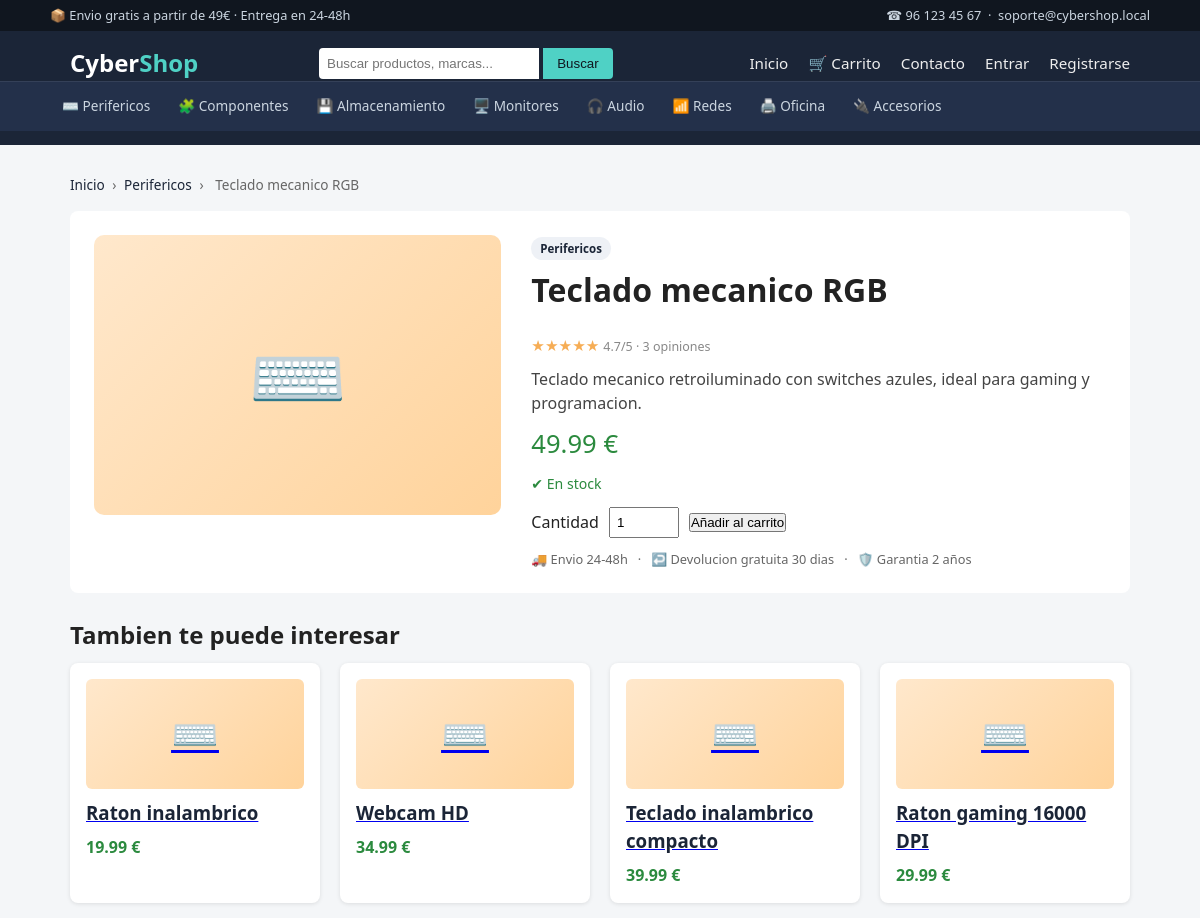
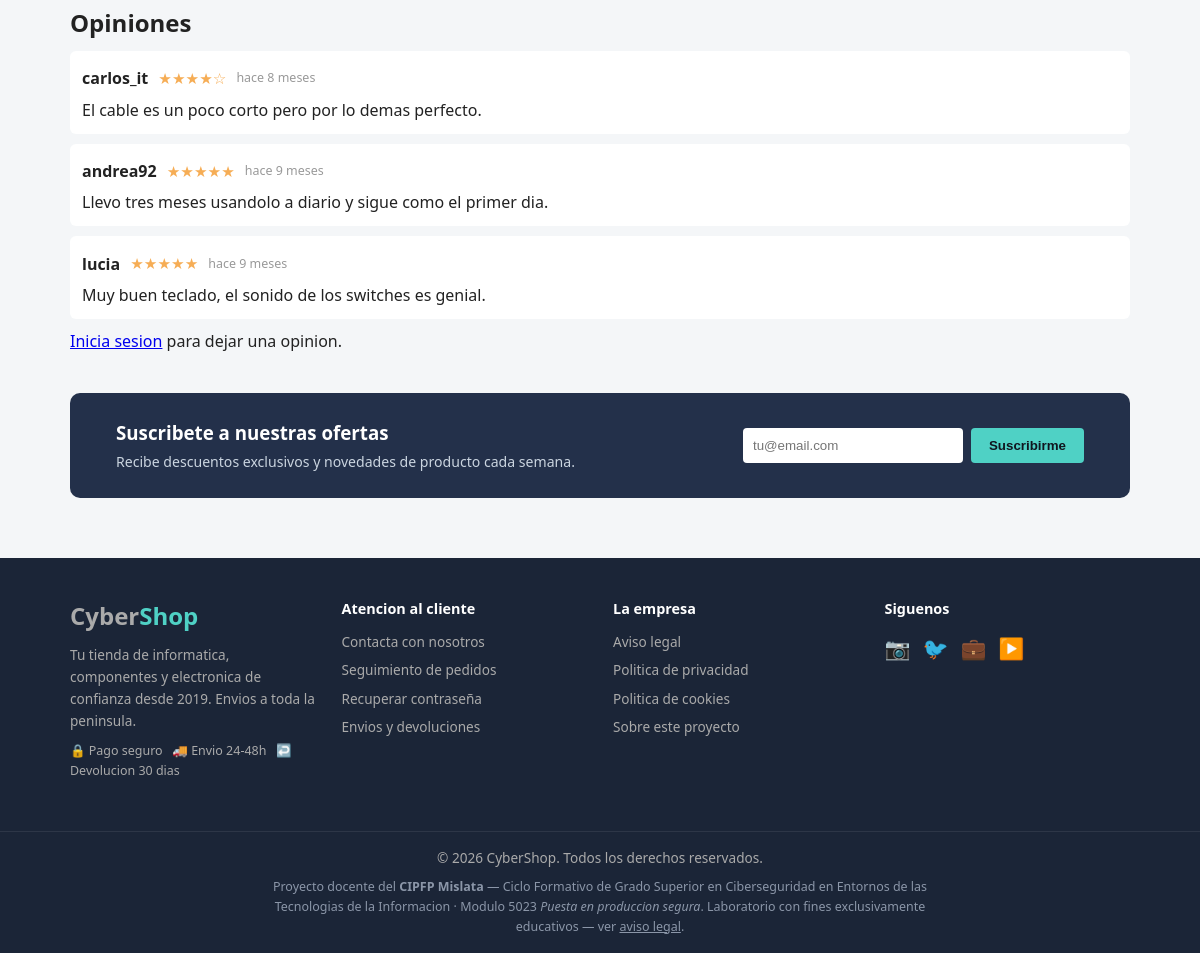
Screenshot of /product.php?id=1 with the database file from the repository (2 pictures, top to bottom).
### tables this page shows
CREATE TABLE IF NOT EXISTS products (
  id INT AUTO_INCREMENT PRIMARY KEY,
  name VARCHAR(150) NOT NULL,
  description TEXT,
  price DECIMAL(10,2) NOT NULL,
  image VARCHAR(255),
  stock INT DEFAULT 100
);

CREATE TABLE IF NOT EXISTS reviews (
  id INT AUTO_INCREMENT PRIMARY KEY,
  product_id INT NOT NULL,
  user_id INT NOT NULL,
  comment TEXT,
  rating INT,
  created_at TIMESTAMP DEFAULT CURRENT_TIMESTAMP
);

CREATE TABLE IF NOT EXISTS users (
  id INT AUTO_INCREMENT PRIMARY KEY,
  username VARCHAR(50) UNIQUE NOT NULL,
  email VARCHAR(100) NOT NULL,
  password VARCHAR(255) NOT NULL,
  bio TEXT,
  credit_card VARCHAR(30),
  is_admin TINYINT(1) DEFAULT 0,
  created_at TIMESTAMP DEFAULT CURRENT_TIMESTAMP
);

### src/includes/auth.php (called while the page is built, shortened)
<?php
function isLoggedIn() {
    return isset($_SESSION['user_id']);
}

### src/includes/catalog.php (called while the page is built, shortened)
<?php
function catalogCategories() {
    return [
        'perifericos'    => ['label' => 'Perifericos',    'icon' => '⌨️'],
        'componentes'    => ['label' => 'Componentes',    'icon' => '🧩'],
        'almacenamiento' => ['label' => 'Almacenamiento', 'icon' => '💾'],
        'monitores'      => ['label' => 'Monitores',      'icon' => '🖥️'],
        'audio'          => ['label' => 'Audio',          'icon' => '🎧'],
        'redes'          => ['label' => 'Redes',           'icon' => '📶'],
        'oficina'        => ['label' => 'Oficina',        'icon' => '🖨️'],
        'accesorios'     => ['label' => 'Accesorios',     'icon' => '🔌'],
    ];
}
function catalogCategoryFor($productName) {
    $name = strtolower((string) $productName);
    $map = [
        'teclado' => 'perifericos', 'raton' => 'perifericos', 'ratón' => 'perifericos',
        'alfombrilla' => 'perifericos', 'webcam' => 'perifericos', 'mando' => 'perifericos',
        'auricular' => 'audio', 'casco' => 'audio', 'altavoz' => 'audio', 'altavoces' => 'audio',
        'barra de sonido' => 'audio', 'microfono' => 'audio', 'micrófono' => 'audio',
        'monitor' => 'monitores',
        'ssd' => 'almacenamiento', 'disco' => 'almacenamiento', 'nvme' => 'almacenamiento',
        'hdd' => 'almacenamiento', 'memoria usb' => 'almacenamiento', 'pendrive' => 'almacenamiento',
        'ram' => 'componentes', 'memoria ram' => 'componentes', 'grafica' => 'componentes',
        'gráfica' => 'componentes', 'procesador' => 'componentes', 'placa base' => 'componentes',
        'fuente de alimentacion' => 'componentes', 'fuente de alimentación' => 'componentes',
        'ventilador' => 'componentes', 'refrigeracion' => 'componentes', 'refrigeración' => 'componentes',
        'caja' => 'componentes',
        'router' => 'redes', 'switch' => 'redes', 'repetidor' => 'redes', 'wifi' => 'redes',
        'adaptador de red' => 'redes', 'powerline' => 'redes', 'tarjeta de red' => 'redes',
        'impresora' => 'oficina', 'escaner' => 'oficina', 'escáner' => 'oficina',
        'silla' => 'oficina', 'mesa' => 'oficina', 'lampara' => 'oficina', 'lámpara' => 'oficina',
        'hub' => 'accesorios', 'funda' => 'accesorios', 'mochila' => 'accesorios',
        'soporte' => 'accesorios', 'cable' => 'accesorios', 'adaptador' => 'accesorios',
        'cargador' => 'accesorios', 'bateria externa' => 'accesorios', 'batería externa' => 'accesorios',
    ];
    foreach ($map as $keyword => $cat) {
        if (strpos($name, $keyword) !== false) {
            return $cat;
        }
    }
    return 'accesorios';
}
function catalogCategoryLabel($productName) {
    $cats = catalogCategories();
    $key = catalogCategoryFor($productName);
    return $cats[$key]['label'] ?? 'Accesorios';
}
function catalogCategoryIcon($productName) {
    $cats = catalogCategories();
    $key = catalogCategoryFor($productName);
    return $cats[$key]['icon'] ?? '📦';
}
function catalogStars($avg) {
    $avg = (float) $avg;
    $full = (int) round($avg);
    $full = max(0, min(5, $full));
    return str_repeat('★', $full) . str_repeat('☆', 5 - $full);
}
function catalogRatingsMap($conn) {
    $ratings = [];
    $res = $conn->query("SELECT product_id, AVG(rating) AS avg_r, COUNT(*) AS n FROM reviews GROUP BY product_id");
    if ($res) {
        while ($row = $res->fetch_assoc()) {
            $ratings[$row['product_id']] = $row;
        }
    }
    return $ratings;
}
function catalogTimeAgo($datetime) {
    $ts = strtotime((string) $datetime);
    $diff = time() - $ts;
    $days = floor($diff / 86400);
    if ($days < 365) {
        return 'hace ' . floor($days / 30) . ' meses';
    }
    return 'hace ' . floor($days / 365) . ' anios';
}

### src/product.php (the view, shortened to what this page needs)
<?php
require_once __DIR__ . '/includes/auth.php';
require_once __DIR__ . '/includes/catalog.php';
$conn = getDbConnection();
$id = $_GET['id'] ?? 0;
$product = $conn->query("SELECT * FROM products WHERE id = " . intval($id))->fetch_assoc();
$reviews = $conn->query("SELECT r.*, u.username FROM reviews r JOIN users u ON r.user_id = u.id WHERE product_id = " . intval($id) . " ORDER BY r.id DESC");
$ratingSummary = null;
$relatedProducts = [];
if ($product) {
    $ratings = catalogRatingsMap($conn);
    $ratingSummary = $ratings[$product['id']] ?? null;
    $catKey = catalogCategoryFor($product['name']);
    $allProducts = $conn->query("SELECT * FROM products");
    if ($allProducts) {
        while ($p = $allProducts->fetch_assoc()) {
            if ((int) $p['id'] !== (int) $product['id'] && catalogCategoryFor($p['name']) === $catKey) {
                $relatedProducts[] = $p;
            }
        }
    }
    $relatedProducts = array_slice($relatedProducts, 0, 4);
    $breadcrumb = [
        catalogCategoryLabel($product['name']) => '/index.php?cat=' . $catKey,
        $product['name'],
    ];
}
require __DIR__ . '/includes/header.php';
?>
<?php if (!$product): ?>
    <p class="alert alert-error">Producto no encontrado.</p>
<?php else: ?>
<div class="product-detail">
    <div class="product-detail-media">
        <div class="product-thumb-large cat-<?php echo catalogCategoryFor($product['name']); ?>">
            <span><?php echo catalogCategoryIcon($product['name']); ?></span>
        </div>
    </div>
    <div class="product-detail-info">
        <span class="badge-category"><?php echo catalogCategoryLabel($product['name']); ?></span>
        <h1><?php echo $product['name']; ?></h1>
        <?php if ($ratingSummary): ?>
            <p class="stars"><?php echo catalogStars($ratingSummary['avg_r']); ?>
                <span class="rating-count"><?php echo number_format((float) $ratingSummary['avg_r'], 1); ?>/5 · <?php echo (int) $ratingSummary['n']; ?> opiniones</span></p>
        <?php else: ?>
            <p class="rating-count">Todavia sin opiniones</p>
        <?php endif; ?>
        <p class="product-description"><?php echo $product['description']; ?></p>
        <p class="price"><?php echo number_format((float) $product['price'], 2); ?> &euro;</p>
        <?php if (isset($product['stock']) && $product['stock'] > 0): ?>
            <p class="stock-info <?php echo $product['stock'] < 15 ? 'stock-low' : ''; ?>">
                <?php echo $product['stock'] < 15 ? '⚠ Quedan solo ' . $product['stock'] . ' unidades' : '✔ En stock'; ?>
            </p>
        <?php else: ?>
            <p class="stock-info stock-low">✘ Sin stock disponible</p>
        <?php endif; ?>
        <form action="/add_to_cart.php" method="POST" class="add-cart-form">
            <label>Cantidad</label>
            <input type="number" name="qty" value="1" min="1">
            <button type="submit">Añadir al carrito</button>
        </form>
        <p class="product-trust">🚚 Envio 24-48h &nbsp; · &nbsp; ↩️ Devolucion gratuita 30 dias &nbsp; · &nbsp; 🛡️ Garantia 2 años</p>
    </div>
</div>
<?php if ($relatedProducts): ?>
<h2>Tambien te puede interesar</h2>
<div class="product-grid related-grid">
    <?php foreach ($relatedProducts as $rp): ?>
    <div class="product-card">
        <a href="/product.php?id=<?php echo $rp['id']; ?>" class="product-thumb cat-<?php echo catalogCategoryFor($rp['name']); ?>">
            <span><?php echo catalogCategoryIcon($rp['name']); ?></span>
        </a>
        <a href="/product.php?id=<?php echo $rp['id']; ?>"><h3><?php echo $rp['name']; ?></h3></a>
        <p class="price"><?php echo number_format((float) $rp['price'], 2); ?> &euro;</p>
    </div>
    <?php endforeach; ?>
</div>
<?php endif; ?>
<h2>Opiniones</h2>
<div class="reviews">
    <?php while ($r = $reviews->fetch_assoc()): ?>
        <div class="review">
            <div class="review-head">
                <strong><?php echo $r['username']; ?></strong>
                <span class="stars"><?php echo catalogStars($r['rating']); ?></span>
                <?php if (!empty($r['created_at'])): ?><span class="review-date"><?php echo catalogTimeAgo($r['created_at']); ?></span><?php endif; ?>
            </div>
            <p><?php echo $r['comment']; ?></p>
        </div>
    <?php endwhile; ?>
</div>
<?php if (isLoggedIn()): ?>
<form method="POST" class="form-box">
    <label>Tu opinion</label>
    <textarea name="comment" required></textarea>
    <label>Valoracion (1-5)</label>
    <input type="number" name="rating" min="1" max="5" value="5">
    <button type="submit">Enviar opinion</button>
</form>
<?php else: ?>
    <p><a href="/login.php">Inicia sesion</a> para dejar una opinion.</p>
<?php endif; ?>
<?php endif; ?>
<?php require __DIR__ . '/includes/footer.php'; ?>

### src/includes/header.php (shortened to what this page needs)
<?php require_once __DIR__ . '/catalog.php'; ?>
<!DOCTYPE html>
<html lang="es">
<head>
    <link rel="stylesheet" href="/assets/css/style.css">
</head>
<body>
<div class="topbar">
    <div class="container topbar-inner">
        <span>📦 Envio gratis a partir de 49€ · Entrega en 24-48h</span>
        <span class="topbar-right">☎ 96 123 45 67 &nbsp;·&nbsp; soporte@cybershop.local</span>
    </div>
</div>
<header class="site-header">
    <div class="container header-inner">
        <a href="/index.php" class="logo">Cyber<span>Shop</span></a>
        <form action="/index.php" method="GET" class="search-form">
            <input type="text" name="q" placeholder="Buscar productos, marcas..." value="<?php echo $_GET['q'] ?? ''; ?>">
            <button type="submit">Buscar</button>
        </form>
        <nav class="main-nav">
            <a href="/index.php">Inicio</a>
            <a href="/cart.php" class="cart-link">🛒 Carrito<?php if (!empty($_SESSION['cart'])) echo ' <span class="cart-badge">' . count($_SESSION['cart']) . '</span>'; ?></a>
            <a href="/contact.php">Contacto</a>
            <?php if (isLoggedIn()): ?>
                <a href="/orders_list.php">Mis pedidos</a>
                <a href="/profile.php">Hola, <?php echo $_SESSION['username']; ?></a>
                <?php if (isAdmin()): ?><a href="/admin/index.php" class="admin-link">Panel admin</a><?php endif; ?>
                <a href="/logout.php">Salir</a>
            <?php else: ?>
                <a href="/login.php">Entrar</a>
                <a href="/register.php">Registrarse</a>
            <?php endif; ?>
        </nav>
    </div>
    <nav class="category-nav">
        <div class="container category-nav-inner">
            <?php foreach (catalogCategories() as $catKey => $catInfo): ?>
                <a href="/index.php?cat=<?php echo $catKey; ?>"<?php echo (($_GET['cat'] ?? '') === $catKey) ? ' class="active"' : ''; ?>>
                    <?php echo $catInfo['icon']; ?> <?php echo $catInfo['label']; ?>
                </a>
            <?php endforeach; ?>
        </div>
    </nav>
</header>
<main class="container">
<?php if (!empty($breadcrumb) && is_array($breadcrumb)): ?>
<nav class="breadcrumb">
    <a href="/index.php">Inicio</a>
    <?php foreach ($breadcrumb as $crumbLabel => $crumbUrl): ?>
        <?php if (is_int($crumbLabel)): ?>
            <span>›</span> <span><?php echo $crumbUrl; ?></span>
        <?php else: ?>
            <span>›</span> <a href="<?php echo $crumbUrl; ?>"><?php echo $crumbLabel; ?></a>
        <?php endif; ?>
    <?php endforeach; ?>
</nav>
<?php endif; ?>

### src/includes/footer.php (shortened to what this page needs)
    <section class="newsletter-box">
        <div class="container newsletter-inner">
            <div>
                <h3>Suscribete a nuestras ofertas</h3>
                <p>Recibe descuentos exclusivos y novedades de producto cada semana.</p>
            </div>
            <form class="newsletter-form" id="newsletter-form">
                <input type="email" name="newsletter_email" placeholder="tu@email.com" required>
                <button type="submit">Suscribirme</button>
            </form>
        </div>
    </section>
</main>
<footer class="site-footer">
    <div class="container footer-grid">
        <div class="footer-col">
            <a href="/index.php" class="logo">Cyber<span>Shop</span></a>
            <p>Tu tienda de informatica, componentes y electronica de confianza desde 2019. Envios a toda la peninsula.</p>
            <p class="footer-badges">🔒 Pago seguro &nbsp; 🚚 Envio 24-48h &nbsp; ↩️ Devolucion 30 dias</p>
        </div>
        <div class="footer-col">
            <h4>Atencion al cliente</h4>
            <ul>
                <li><a href="/contact.php">Contacta con nosotros</a></li>
                <li><a href="/orders_list.php">Seguimiento de pedidos</a></li>
                <li><a href="/forgot_password.php">Recuperar contraseña</a></li>
                <li><a href="/legal.php#envios">Envios y devoluciones</a></li>
            </ul>
        </div>
        <div class="footer-col">
            <h4>La empresa</h4>
            <ul>
                <li><a href="/legal.php">Aviso legal</a></li>
                <li><a href="/legal.php#privacidad">Politica de privacidad</a></li>
                <li><a href="/legal.php#cookies">Politica de cookies</a></li>
                <li><a href="/legal.php#laboratorio">Sobre este proyecto</a></li>
            </ul>
        </div>
        <div class="footer-col">
            <h4>Siguenos</h4>
            <p class="footer-social">
                <a href="#" aria-label="Instagram">📷</a>
                <a href="#" aria-label="X / Twitter">🐦</a>
                <a href="#" aria-label="LinkedIn">💼</a>
                <a href="#" aria-label="YouTube">▶️</a>
            </p>
        </div>
    </div>
    <div class="footer-bottom">
        <div class="container">
            <p>&copy; 2026 CyberShop. Todos los derechos reservados.</p>
            <p class="footer-edu">
                Proyecto docente del <strong>CIPFP Mislata</strong> — Ciclo Formativo de Grado Superior en
                Ciberseguridad en Entornos de las Tecnologias de la Informacion · Modulo 5023
                <em>Puesta en produccion segura</em>. Laboratorio con fines exclusivamente educativos —
                ver <a href="/legal.php#laboratorio">aviso legal</a>.
            </p>
        </div>
    </div>
</footer>
</body>
</html>

### rows the page displays
products: name "⌨️", name "Perifericos", name "Teclado mecanico RGB", description "Teclado mecanico retroiluminado con switches azules, ideal para gaming y programacion.", price "49.99"
products: name "⌨️", name "Raton inalambrico", price "19.99"
products: name "⌨️", name "Webcam HD", price "34.99"
products: name "⌨️", name "Teclado inalambrico compacto", price "39.99"
products: name "⌨️", name "Raton gaming 16000 DPI", price "29.99"
reviews: user.username "carlos_it", rating "★★★★☆", created_at "hace 8 meses", comment "El cable es un poco corto pero por lo demas perfecto."
reviews: user.username "andrea92", rating "★★★★★", created_at "hace 9 meses", comment "Llevo tres meses usandolo a diario y sigue como el primer dia."
reviews: user.username "lucia", rating "★★★★★", created_at "hace 9 meses", comment "Muy buen teclado, el sonido de los switches es genial."

### other values shown
$catInfo['icon'] "⌨️"
$catInfo['label'] "Perifericos"
$catInfo['icon'] "🧩"
$catInfo['label'] "Componentes"
$catInfo['icon'] "💾"
$catInfo['label'] "Almacenamiento"
$catInfo['icon'] "🖥️"
$catInfo['label'] "Monitores"
$catInfo['icon'] "🎧"
$catInfo['label'] "Audio"
$catInfo['icon'] "📶"
$catInfo['label'] "Redes"
$catInfo['icon'] "🖨️"
$catInfo['label'] "Oficina"
$catInfo['icon'] "🔌"
